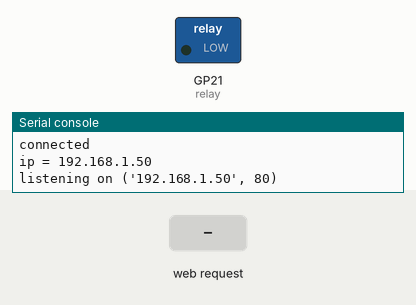
Simulated run of this program. Board: Raspberry Pi Pico running MicroPython. Shown: switched loads named in the program (green lamp = pin HIGH), the last lines printed to the serial console. The test bench sets the inputs (shaded band). WiFi joins after 1.5 s; the clock reads 2024-03-15 10:24:30 at power-on unless the program sets it.

Above: at 3.2 s.
3.3 s: HTTP request GET /?open received
At 3.7 s:
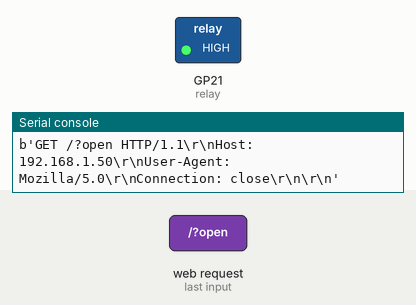
5.3 s: HTTP request GET /?close received
At 7.1 s:
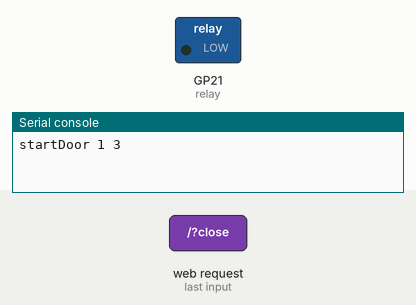
Timing chart, 0 to 8.6 s (numbered marks = the images above; inputs shaded):
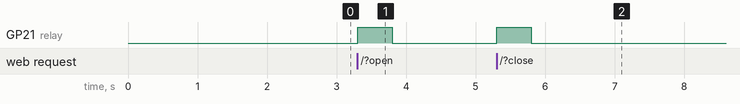

The program:

main.py
```python
import network
import socket
import time
from uselect import select
from machine import Pin

#WiFi Settings. Change these before uploading to the Pi Pico
WIFI_SSID = 'XXXXX'
WIFI_PASSWORD = 'XXXXX'

#Set up pins
OPEN_PIN=19
CLOSED_PIN=20
RELAY_PIN=21

#Pulse length in ms
PULSE_LENGTH=500

#Homekit target and current states
TARGET_DOOR_STATE_OPEN=0
TARGET_DOOR_STATE_CLOSED=1
CURRENT_DOOR_STATE_OPEN = 0
CURRENT_DOOR_STATE_CLOSED = 1
CURRENT_DOOR_STATE_OPENING = 2
CURRENT_DOOR_STATE_CLOSING = 3
CURRENT_DOOR_STATE_STOPPED = 4


IGNORE_SENSORS_AFTER_ACTION_FOR_SECONDS=5

#Set initial target and current states
targetState=TARGET_DOOR_STATE_CLOSED
currentState=CURRENT_DOOR_STATE_STOPPED

lastDoorAction=time.time()

#Setup pins for relay and sensors
relay = Pin(RELAY_PIN, Pin.OUT)
openSensor=Pin(OPEN_PIN, Pin.IN, Pin.PULL_UP)
closedSensor=Pin(CLOSED_PIN, Pin.IN, Pin.PULL_UP)

wifi = network.WLAN(network.STA_IF)


def connectWifi():
    global wlan

    wifi = network.WLAN(network.STA_IF)
    wifi.active(True)
    wifi.connect(WIFI_SSID, WIFI_PASSWORD)

    max_wait = 10
    while wifi.status() != 3:
        print('waiting for connection. Status: '+str(wifi.status()))
        time.sleep(1)

    print('connected')
    status = wifi.ifconfig()
    ipAddress=status[0]
    print( 'ip = ' + ipAddress )

connectWifi()

#Set up socket and start listening on port 80
addr = socket.getaddrinfo(wifi.ifconfig()[0], 80)[0][-1]
s = socket.socket()
s.setsockopt(socket.SOL_SOCKET, socket.SO_REUSEADDR, 1)
s.bind(addr)
s.listen(1)

print('listening on', addr)

def startDoor(newTargetState):
    global targetState
    global currentState
    global lastDoorAction

    targetState=newTargetState
    lastDoorAction=time.time()


    relay.value(1)
    time.sleep_ms(PULSE_LENGTH)
    relay.value(0)

    setCurrentState()

    print('startDoor', targetState, currentState)

    return getDoorStatus()

def setCurrentState():
    global targetState
    global currentState
    global openSensor
    global closedSensor

    #Ignore sensors after having started the door for a few seconds to give the door enough time to move away from the sensor
    actionThresholdReached=time.time()>lastDoorAction+IGNORE_SENSORS_AFTER_ACTION_FOR_SECONDS

    #If threshold is reached and door is fully open
    if actionThresholdReached and openSensor.value()==0:
            currentState=CURRENT_DOOR_STATE_OPEN
            targetState=TARGET_DOOR_STATE_OPEN

    #If threshold is reached and door is fully closed
    elif actionThresholdReached and closedSensor.value()==0:
        currentState=CURRENT_DOOR_STATE_CLOSED
        targetState=TARGET_DOOR_STATE_CLOSED

    #Threshold has not been reached or door is neither fully open or closed
    else:

        #Set current state based on intention (target state)
        if targetState==TARGET_DOOR_STATE_OPEN:
            currentState=CURRENT_DOOR_STATE_OPENING
        elif targetState==TARGET_DOOR_STATE_CLOSED:
            currentState=CURRENT_DOOR_STATE_CLOSING

def getDoorStatus():
    global targetState
    global currentState

    #Ensure current state is up to date
    setCurrentState()

    return '{"success": true, "currentState": '+str(currentState)+', "targetState": '+str(targetState)+'}'

def returnError(errcode):
    return '{"success": false, "error": "'+errcode+'"}'


#Handle an incoming request
def handleRequest(conn, address):
    print('Got a connection from %s' % str(addr))
    request = conn.recv(1024)
    request = str(request)

    print(request)

    if request.find('/?open')==6:
        response=startDoor(TARGET_DOOR_STATE_OPEN)
    elif request.find('/?close')==6:
        response=startDoor(TARGET_DOOR_STATE_CLOSED)
    elif request.find('/?getstatus')==6:
        response=getDoorStatus()
    else:
        response=returnError('UNKNOWN_COMMAND')

    conn.send('HTTP/1.0 200 OK\r\nContent-type: application/json\r\n\r\n')
    conn.send(response)
    conn.close()

#Main Loop
while True:
    #Check if wifi is connected, if not, reconnect
    if wifi.isconnected() == False:
        print('Connecting wifi...')
        connectWifi()

    #Handle incoming HTTP requests in a non-blocking way
    r, w, err = select((s,), (), (), 1)

    #Is there an incoming request? If so, handle the request
    if r:
        for readable in r:
            conn, addr = s.accept()
            try:
                handleRequest(conn, addr)
            except OSError as e:
                pass
```

Measured:
- after the input at 3.3 s, GP21 (relay): LOW → HIGH at once, → LOW 0.50 s later
- after the input at 5.3 s, GP21 (relay): LOW → HIGH at once, → LOW 0.50 s later
